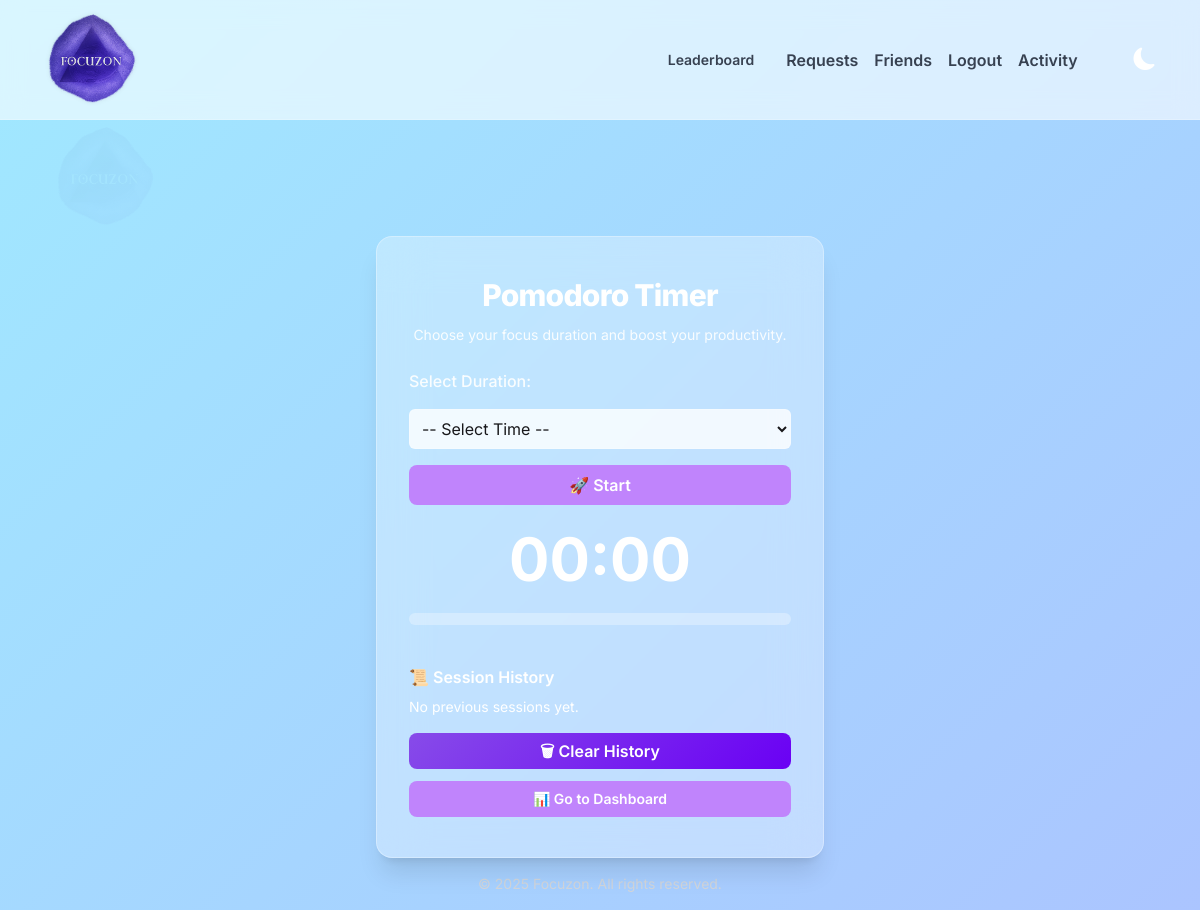
/pomodoro/start/ (signed in), run on an earlier commit of the app's database.
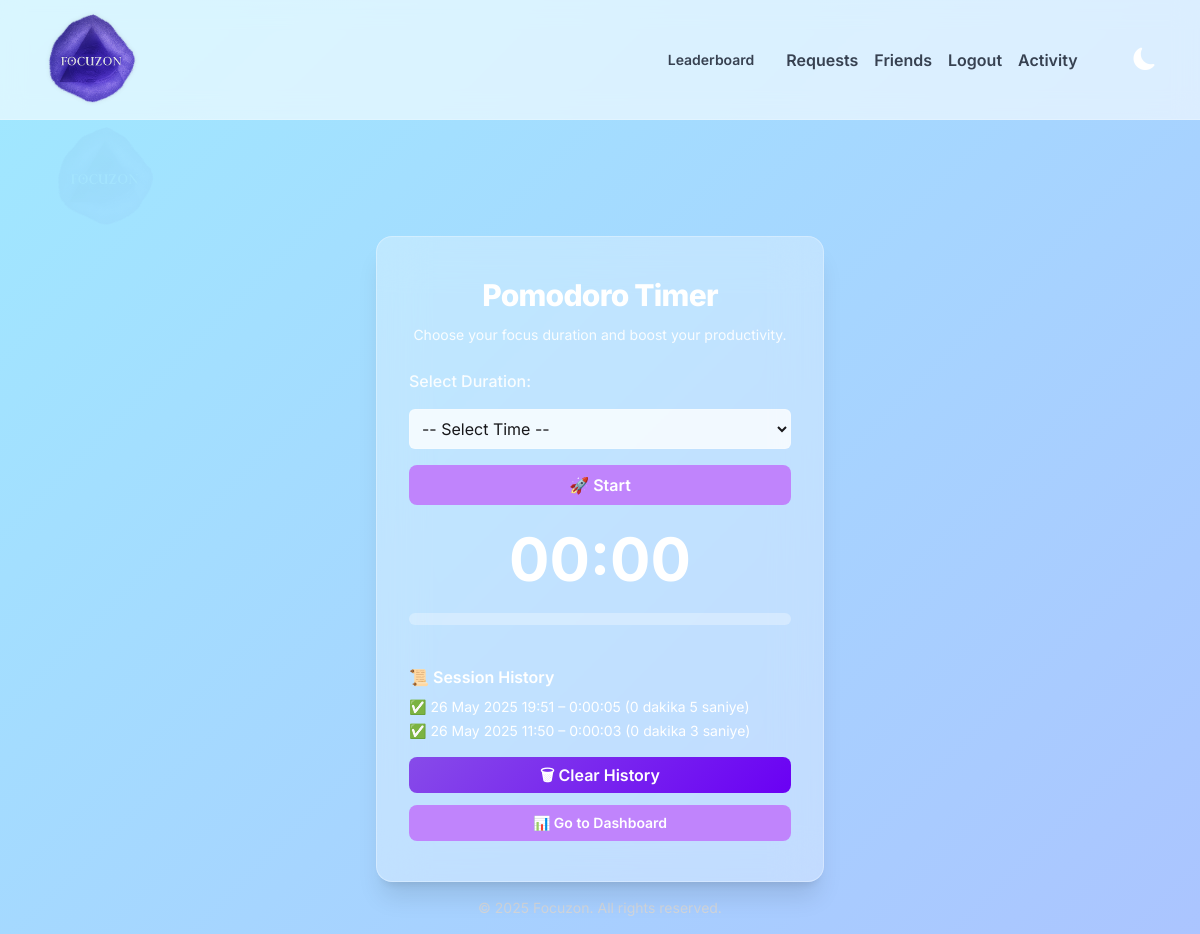
And on a later commit of the database.
### pomodoro/models.py (models this page shows, shortened)
class PomodoroSession(models.Model):
    user = models.ForeignKey(settings.AUTH_USER_MODEL, on_delete=models.CASCADE)
    start_time = models.DateTimeField()
    end_time = models.DateTimeField(null=True, blank=True)
    duration = models.DurationField(null=True, blank=True)  # Geçen süre burada saklanıyor
    is_completed = models.BooleanField(default=False)
    def formatted_duration(self):
        if self.duration:
            total_seconds = int(self.duration.total_seconds())
            minutes, seconds = divmod(total_seconds, 60)
            return f"{minutes} dakika {seconds} saniye"
        return "Tamamlanmadı"

### pomodoro/views.py (the view, shortened to what this page needs)
# urls.py: path("start/", views.start_pomodoro, name="start_pomodoro"),
@login_required
def start_pomodoro(request):
    past_sessions = PomodoroSession.objects.filter(user=request.user, is_completed=True).order_by("-start_time")
    active_session = PomodoroSession.objects.filter(user=request.user, is_completed=False).first()
    return render(request, "pomodoro/start_pomodoro.html", {
        "past_sessions": past_sessions,
        "active_session": active_session
    })

### pomodoro/templates/pomodoro/start_pomodoro.html (shortened to what this page needs)
{% extends "base.html" %}
{% load static %}
{% block body_class %}pomodoro-page{% endblock %}
{% block content %}
<div class="mt-24 max-w-md mx-auto bg-white/30 dark:bg-white/10
    border border-white/30
    shadow-xl backdrop-blur-xl rounded-2xl px-8 py-10 text-center">
  <h2 class="text-3xl font-extrabold text-white dark:text-white mb-3 tracking-tight">Pomodoro Timer</h2>
  <p class="text-sm text-white/90 dark:text-zinc-100 mb-6">Choose your focus duration and boost your productivity.</p>
  <form method="POST" id="pomodoro-form" class="text-left space-y-4">
    <label for="id_duration" class="block text-white/90 dark:text-white font-medium">Select Duration:</label>
    <select id="id_duration" name="duration"
      class="w-full rounded-md border border-white/20 dark:border-zinc-600 bg-white/80 dark:bg-zinc-800 text-zinc-900 dark:text-white p-2 focus:outline-none focus:ring-2 focus:ring-purple-400 transition">
      <option value="">-- Select Time --</option>
    </select>
    <button type="button" id="startBtn"
      class="w-full bg-purple-400 hover:bg-purple-500 text-white py-2 px-4 rounded-lg font-semibold transition">🚀 Start</button>
  </form>
  <h2 id="timer" class="text-6xl font-bold text-white dark:text-white mt-6">00:00</h2>
  <div class="mt-6 w-full h-3 bg-white/30 rounded-full overflow-hidden">
  </div>
  <div class="mt-10 text-left text-sm text-white dark:text-white">
    <h3 class="text-base font-semibold mb-2">📜 Session History</h3>
    <ul class="space-y-1">
      {% for session in past_sessions %}
      <li>✅ {{ session.start_time|date:"d M Y H:i" }} – {{ session.duration }} ({{ session.formatted_duration }})</li>
      {% empty %}
      <li>No previous sessions yet.</li>
      {% endfor %}
    </ul>
    <button id="clearSessions"
      class="w-full mt-4 bg-purple-400 hover:bg-purple-500 text-white py-2 px-4 rounded-lg font-semibold transition">🗑 Clear History</button>
    <a href="{% url 'dashboard' %}"
      class="w-full inline-block mt-3 text-center bg-purple-400 hover:bg-purple-500 text-white py-2 px-4 rounded-lg font-semibold transition">📊 Go to Dashboard</a>
  </div>
</div>
{% endblock %}

What changed in the data, as far as the page shows it:
added PomodoroSession: start_time "26 May 2025 19:51", duration "0:00:05", formatted_duration "0 dakika 5 saniye"
added PomodoroSession: start_time "26 May 2025 11:50", duration "0:00:03", formatted_duration "0 dakika 3 saniye"
Also different on the page:
text no longer shown: "No previous sessions yet."
